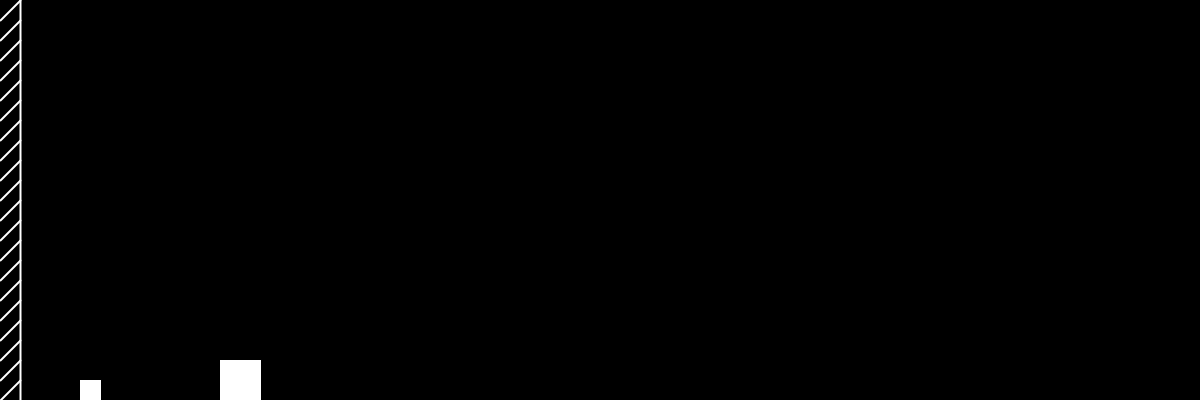
Frame 1 (no input)
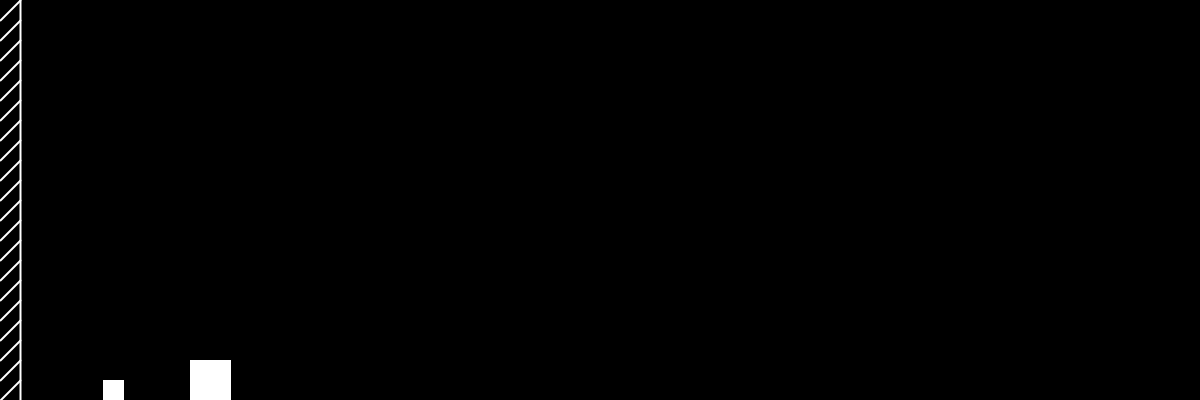
Frame 60 (the mouse pressed at the canvas centre just before this capture)
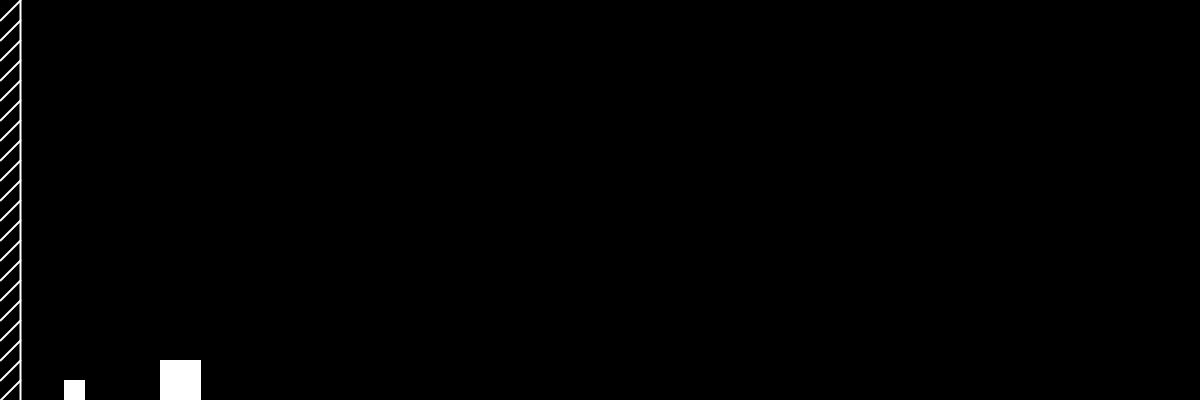
Frame 120 (the mouse held since frame 60 and released just before this capture)

The Processing sketch that drew these frames (run headless with seeded random() and noise(); from frame 60 on, the mouse is pressed at the canvas centre):

// Processing sketch: PieWithKineticEnergy
// ── PieWithKineticEnergy.pde
float space = 20;


Box b1 = new Box(1,-5,60+space,20);
Box b2 = new Box(1,-0.5,200+space,40);
ColliderController cc = new ColliderController(b1,b2,space);





void setup(){
  size (1200,400);
  background(0);
}

void draw(){
  background(0);
  strokeWeight(2);
  stroke(255);
  line (space,400,space,-10);
  for(int i =0; i<height/space; i++){
    line(0,space*(i+1),space,space*i);
  }
  
  b1.show();
  b1.move();
  b2.show();
  b2.move();
  cc.checkCollision();
}

// ── Box.pde
class Box{
  float m;
  float v;
  float x;
  float size;
  
  
  
  Box(float m,float v, float x, float size)
  {
    this.m =m;
    this.x=x;
    this.v=v;
    this.size=size;
  }
  
  void move(){
    this.x = this.x+ this.v;
   
  }
  
  void show()
  {
   stroke(255);
   strokeWeight(1);
   rect(x,height-size,size,size);
  }

}

// ── ColliderController.pde
class ColliderController{
  Box b1,b2;
  float wall;
  
  ColliderController (Box b1, Box b2,float wall){
    this.b1 = b1;
    this.b2 = b2;
    this.wall = wall;
  }
  
  void checkCollision(){
    if(b1.x+b1.size >= b2.x)
    {
      b1.x =b2.x-b1.size;
      b1.v=-b1.v;
    }
    wallCollision(b1);
    wallCollision(b2);
    
   
  }
  
 
  
  void wallCollision(Box b){
  
  if(b.x <=wall){
      b.x =wall;
      b.v=-b.v;
    }
  
  }


}
